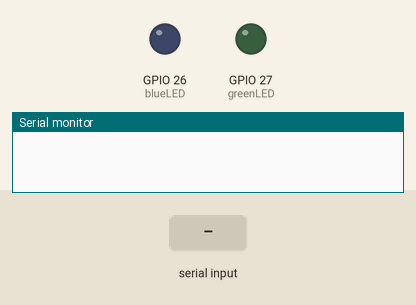
This sketch was run on a simulated ESP32. Parts: output pins drawn as LEDs (lit = HIGH), the last lines printed to the serial monitor. The inputs (shaded band) are chosen by the test bench.

Above: at 1.2 s.
1.3 s: "blueON" received over Serial
At 3.1 s:
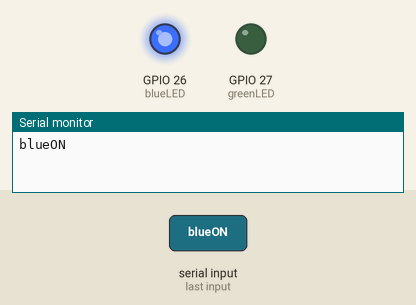
3.8 s: "greenON" received over Serial
At 6.0 s:
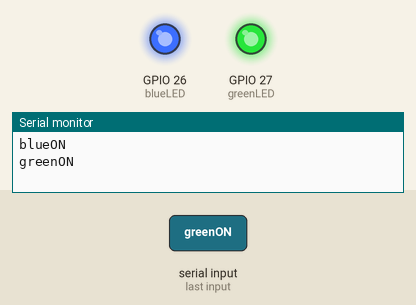
6.3 s: "blueOFF" received over Serial
At 8.1 s:
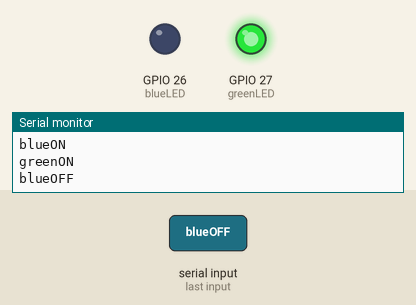
Timing chart, 0 to 9.6 s (numbered marks = the images above; inputs shaded):
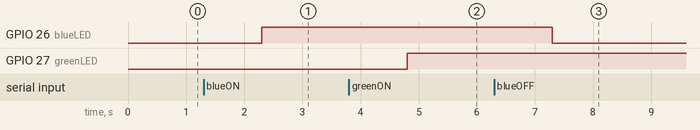

Measured:
- after the input at 1.3 s, GPIO 26 (blueLED): LOW → HIGH after 1.0 s
- after the input at 3.8 s, GPIO 27 (greenLED): LOW → HIGH after 1.0 s
- after the input at 6.3 s, GPIO 26 (blueLED): HIGH → LOW after 1.0 s

The sketch:

main.ino
```cpp
#include <Arduino.h>

const int blueLED = 26;
const int greenLED = 27;

void setup() {
  Serial.begin(115200);
  pinMode(blueLED, OUTPUT);
  pinMode(greenLED, OUTPUT);
}

void loop() {
  if(Serial.available()) {
    String strData = Serial.readString();
    Serial.println(strData);
    if(strData == "blueON") digitalWrite(blueLED, HIGH);
    else if(strData == "blueOFF") digitalWrite(blueLED, LOW);
    else if(strData == "greenON") digitalWrite(greenLED, HIGH);
    else if(strData == "greenOFF") digitalWrite(greenLED, LOW);
    else {
      digitalWrite(blueLED, LOW);
      digitalWrite(greenLED, LOW);
    }
  }
}
```
